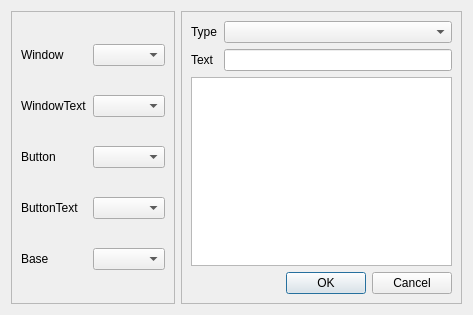
<?xml version="1.0" encoding="UTF-8"?>
<ui version="4.0">
 <class>Dialog</class>
 <widget class="QDialog" name="Dialog">
  <property name="geometry">
   <rect>
    <x>0</x>
    <y>0</y>
    <width>473</width>
    <height>315</height>
   </rect>
  </property>
  <property name="windowTitle">
   <string>Dialog</string>
  </property>
  <layout class="QHBoxLayout" name="horizontalLayout">
   <item>
    <widget class="QFrame" name="left_frame">
     <property name="autoFillBackground">
      <bool>true</bool>
     </property>
     <property name="frameShape">
      <enum>QFrame::StyledPanel</enum>
     </property>
     <property name="frameShadow">
      <enum>QFrame::Raised</enum>
     </property>
     <layout class="QGridLayout" name="gridLayout">
      <item row="0" column="0">
       <widget class="QLabel" name="window_label">
        <property name="text">
         <string>Window</string>
        </property>
       </widget>
      </item>
      <item row="0" column="1">
       <widget class="QComboBox" name="window_box"/>
      </item>
      <item row="1" column="0">
       <widget class="QLabel" name="windowtext_label">
        <property name="text">
         <string>WindowText</string>
        </property>
       </widget>
      </item>
      <item row="1" column="1">
       <widget class="QComboBox" name="windowtext_box"/>
      </item>
      <item row="2" column="0">
       <widget class="QLabel" name="button_label">
        <property name="text">
         <string>Button</string>
        </property>
       </widget>
      </item>
      <item row="2" column="1">
       <widget class="QComboBox" name="button_box"/>
      </item>
      <item row="3" column="0">
       <widget class="QLabel" name="buttontext_label">
        <property name="text">
         <string>ButtonText</string>
        </property>
       </widget>
      </item>
      <item row="3" column="1">
       <widget class="QComboBox" name="buttontext_box"/>
      </item>
      <item row="4" column="0">
       <widget class="QLabel" name="base_label">
        <property name="text">
         <string>Base</string>
        </property>
       </widget>
      </item>
      <item row="4" column="1">
       <widget class="QComboBox" name="base_box"/>
      </item>
     </layout>
    </widget>
   </item>
   <item>
    <widget class="QFrame" name="right_frame">
     <property name="autoFillBackground">
      <bool>true</bool>
     </property>
     <property name="frameShape">
      <enum>QFrame::StyledPanel</enum>
     </property>
     <property name="frameShadow">
      <enum>QFrame::Raised</enum>
     </property>
     <layout class="QGridLayout" name="gridLayout_2">
      <item row="0" column="0">
       <widget class="QLabel" name="type_label">
        <property name="text">
         <string>Type</string>
        </property>
       </widget>
      </item>
      <item row="0" column="1">
       <widget class="QComboBox" name="type_box"/>
      </item>
      <item row="1" column="0">
       <widget class="QLabel" name="text_label">
        <property name="text">
         <string>Text</string>
        </property>
       </widget>
      </item>
      <item row="1" column="1">
       <widget class="QLineEdit" name="text_edit"/>
      </item>
      <item row="2" column="0" colspan="2">
       <widget class="QTextEdit" name="text_demo"/>
      </item>
      <item row="3" column="1">
       <widget class="QDialogButtonBox" name="btns_box">
        <property name="standardButtons">
         <set>QDialogButtonBox::Cancel|QDialogButtonBox::Ok</set>
        </property>
       </widget>
      </item>
     </layout>
    </widget>
   </item>
  </layout>
 </widget>
 <resources/>
 <connections/>
</ui>
